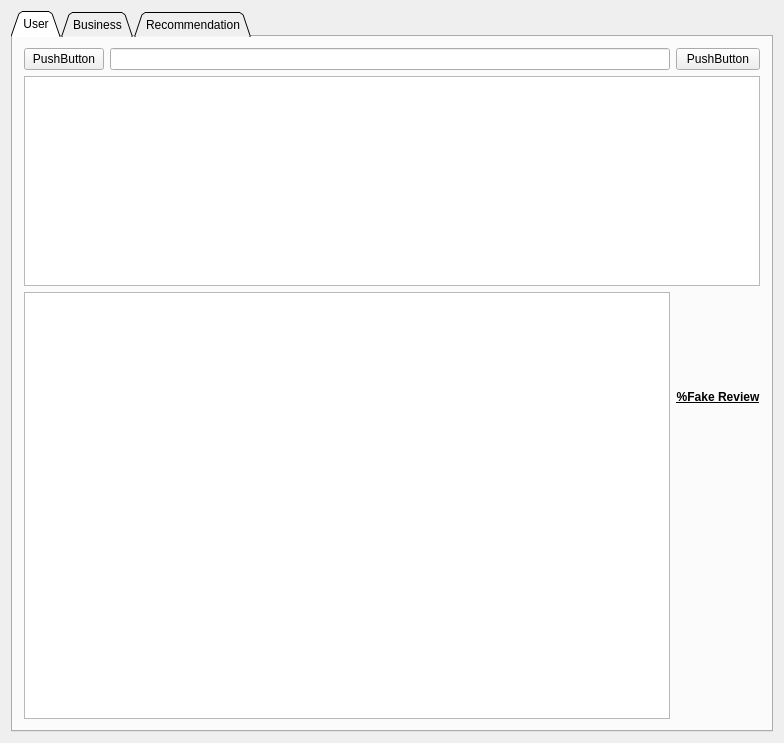
<?xml version="1.0" encoding="UTF-8"?>
<ui version="4.0">
 <class>MasterGUI</class>
 <widget class="QMainWindow" name="MasterGUI">
  <property name="geometry">
   <rect>
    <x>0</x>
    <y>0</y>
    <width>784</width>
    <height>743</height>
   </rect>
  </property>
  <property name="windowTitle">
   <string>MasterGUI</string>
  </property>
  <widget class="QWidget" name="centralWidget">
   <layout class="QGridLayout" name="gridLayout_2">
    <item row="0" column="0">
     <widget class="QTabWidget" name="overallTabs">
      <property name="autoFillBackground">
       <bool>true</bool>
      </property>
      <property name="tabShape">
       <enum>QTabWidget::Triangular</enum>
      </property>
      <property name="currentIndex">
       <number>0</number>
      </property>
      <property name="usesScrollButtons">
       <bool>true</bool>
      </property>
      <property name="movable">
       <bool>true</bool>
      </property>
      <property name="tabBarAutoHide">
       <bool>true</bool>
      </property>
      <widget class="QWidget" name="tab_User">
       <attribute name="title">
        <string>User</string>
       </attribute>
       <layout class="QGridLayout" name="gridLayout_3">
        <item row="0" column="0">
         <layout class="QGridLayout" name="gridLayout_4">
          <item row="2" column="2">
           <widget class="QLabel" name="label_fakePercetangeFixed">
            <property name="font">
             <font>
              <family>Helvetica Neue</family>
              <weight>75</weight>
              <bold>true</bold>
              <underline>true</underline>
             </font>
            </property>
            <property name="text">
             <string>%Fake Review</string>
            </property>
            <property name="textFormat">
             <enum>Qt::RichText</enum>
            </property>
            <property name="alignment">
             <set>Qt::AlignCenter</set>
            </property>
           </widget>
          </item>
          <item row="0" column="1">
           <widget class="QLineEdit" name="lineEdit_DB"/>
          </item>
          <item row="3" column="2">
           <widget class="QLabel" name="label_fakePercentageVar">
            <property name="font">
             <font>
              <family>Helvetica Neue</family>
              <weight>75</weight>
              <italic>true</italic>
              <bold>true</bold>
             </font>
            </property>
            <property name="text">
             <string/>
            </property>
           </widget>
          </item>
          <item row="0" column="2">
           <widget class="QPushButton" name="pushButton_DB">
            <property name="text">
             <string>PushButton</string>
            </property>
           </widget>
          </item>
          <item row="0" column="0">
           <widget class="QPushButton" name="pushButton_DBServer">
            <property name="text">
             <string>PushButton</string>
            </property>
           </widget>
          </item>
          <item row="1" column="0" colspan="3">
           <widget class="QTableView" name="tableView_User">
            <property name="sizePolicy">
             <sizepolicy hsizetype="Preferred" vsizetype="Preferred">
              <horstretch>0</horstretch>
              <verstretch>0</verstretch>
             </sizepolicy>
            </property>
           </widget>
          </item>
          <item row="2" column="0" rowspan="2" colspan="2">
           <widget class="QTableView" name="tableView_UserAllReviews">
            <property name="sizePolicy">
             <sizepolicy hsizetype="MinimumExpanding" vsizetype="Preferred">
              <horstretch>0</horstretch>
              <verstretch>0</verstretch>
             </sizepolicy>
            </property>
           </widget>
          </item>
         </layout>
        </item>
       </layout>
      </widget>
      <widget class="QWidget" name="tab_Business">
       <attribute name="title">
        <string>Business</string>
       </attribute>
       <layout class="QGridLayout" name="gridLayout_7">
        <item row="0" column="0">
         <layout class="QGridLayout" name="gridLayout_Business">
          <item row="1" column="0">
           <widget class="QLabel" name="label">
            <property name="font">
             <font>
              <family>Helvetica Neue</family>
              <weight>75</weight>
              <bold>true</bold>
              <underline>true</underline>
             </font>
            </property>
            <property name="text">
             <string>% Fake Review</string>
            </property>
            <property name="alignment">
             <set>Qt::AlignCenter</set>
            </property>
           </widget>
          </item>
          <item row="1" column="1">
           <widget class="QLabel" name="label_BusinessPercentage">
            <property name="font">
             <font>
              <family>Helvetica Neue</family>
              <weight>75</weight>
              <italic>true</italic>
              <bold>true</bold>
             </font>
            </property>
            <property name="text">
             <string/>
            </property>
            <property name="alignment">
             <set>Qt::AlignCenter</set>
            </property>
           </widget>
          </item>
          <item row="0" column="1">
           <widget class="QPushButton" name="pb_searchBusiness">
            <property name="font">
             <font>
              <family>Helvetica Neue</family>
             </font>
            </property>
            <property name="text">
             <string>             Search           </string>
            </property>
           </widget>
          </item>
          <item row="2" column="0" colspan="2">
           <widget class="QTableView" name="tableView_Business"/>
          </item>
          <item row="0" column="0">
           <widget class="QLineEdit" name="lineEdit_businessInput"/>
          </item>
          <item row="3" column="0" colspan="2">
           <widget class="QListView" name="listView_test">
            <property name="sizePolicy">
             <sizepolicy hsizetype="MinimumExpanding" vsizetype="MinimumExpanding">
              <horstretch>0</horstretch>
              <verstretch>0</verstretch>
             </sizepolicy>
            </property>
            <property name="maximumSize">
             <size>
              <width>707</width>
              <height>16777215</height>
             </size>
            </property>
           </widget>
          </item>
         </layout>
        </item>
       </layout>
      </widget>
      <widget class="QWidget" name="tab_Recommendation">
       <attribute name="title">
        <string>Recommendation</string>
       </attribute>
       <layout class="QGridLayout" name="gridLayout_6">
        <item row="0" column="0">
         <layout class="QGridLayout" name="gridLayout_Recomm">
          <item row="0" column="1">
           <widget class="QLineEdit" name="lineEdit_UserForRecom"/>
          </item>
          <item row="0" column="2">
           <widget class="QPushButton" name="pb_SearchForRecom">
            <property name="text">
             <string>Search For Recommendation</string>
            </property>
           </widget>
          </item>
          <item row="0" column="0">
           <widget class="QLabel" name="label_UserIDForRecommendation">
            <property name="font">
             <font>
              <weight>75</weight>
              <bold>true</bold>
              <underline>true</underline>
             </font>
            </property>
            <property name="text">
             <string> Enter User ID </string>
            </property>
            <property name="textFormat">
             <enum>Qt::RichText</enum>
            </property>
            <property name="alignment">
             <set>Qt::AlignCenter</set>
            </property>
           </widget>
          </item>
         </layout>
        </item>
        <item row="1" column="0">
         <widget class="QTableView" name="tableView_Recomm"/>
        </item>
       </layout>
      </widget>
     </widget>
    </item>
   </layout>
  </widget>
 </widget>
 <layoutdefault spacing="6" margin="11"/>
 <resources/>
 <connections/>
</ui>
